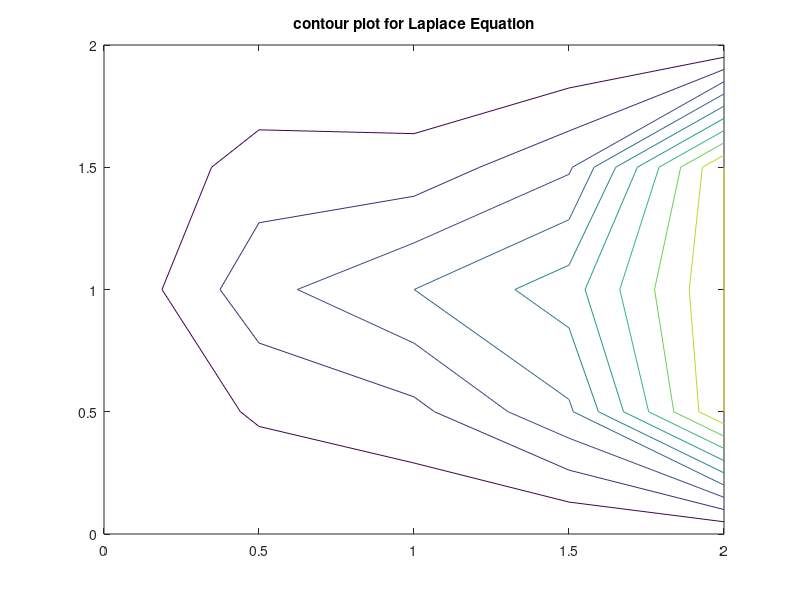

This chart was generated by the following MATLAB code:
clear;

N = input ('Enter number of grid points on each side: ');
L = 2;
h = L / (N-1);
x = (0:N-1)*h;
y = (0:N-1)*h;

phi_0 = 1; % Potential at y=0;
phi = phi_0 * 4 / (pi*sinh(pi))*sin(pi*x'/L)*sinh(pi*y/L);

phi(1,:) = 0;
phi(N,:) = 1;
phi(:,1) = 0;
phi(:,N) = 0;
newphi = phi;
changesum = 0;

for i = 2 : (N-1)
    for j = 2 : (N-1)
        newphi = 0.25 * (phi(i+1,j) + phi(i-1,j) + phi(i,j+1) + phi(i,j+1));
        changesum = changesum + abs (1 - phi(i,j)/newphi);
        phi(i,j) = newphi;
    end
end

figure;
cLevels = 0:0.1:1;
cs = contour(x,y,flipud(rot90(phi)),cLevels);
title('contour plot for Laplace Equation')